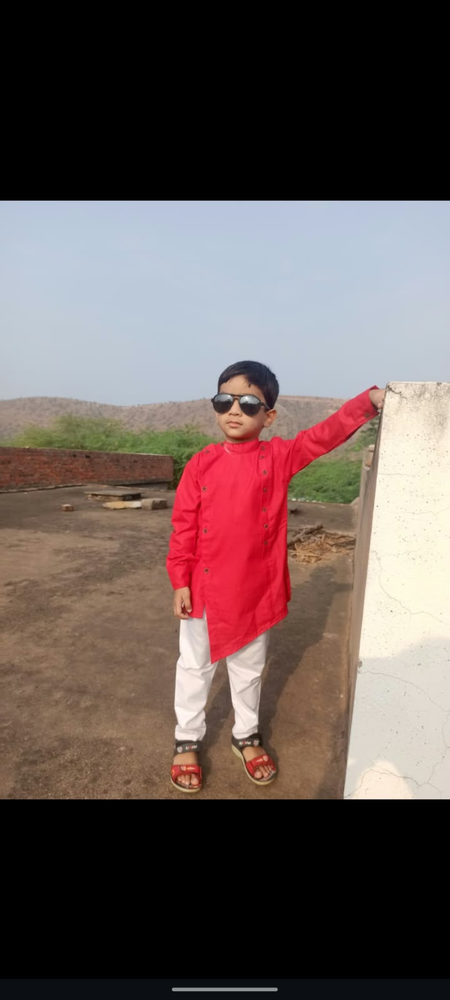
#> input picture bigger_image.png, 450 x 1000 px, shrunk from 1080 x 2400 before the run
$ python 'ex 3.py'
#> lines starting #> are read from the running program, lines starting #| are printed output that depends on the picture; after the words box and inside, x2 and y2 are one past the last pixel; in counts of white or black regions, pixels touching at a corner belong together
import cv2
from tkinter import Tk
from tkinter.filedialog import askopenfilename

Tk().withdraw()
path = askopenfilename()
#> the answer given: ../bigger_image.png
img = cv2.imread(path)
#> img is the input picture: shape (1000, 450, 3); mean B, G, R 86.2, 88.7, 103.6

if img is not None:
    gray = cv2.cvtColor(img, cv2.COLOR_BGR2GRAY)
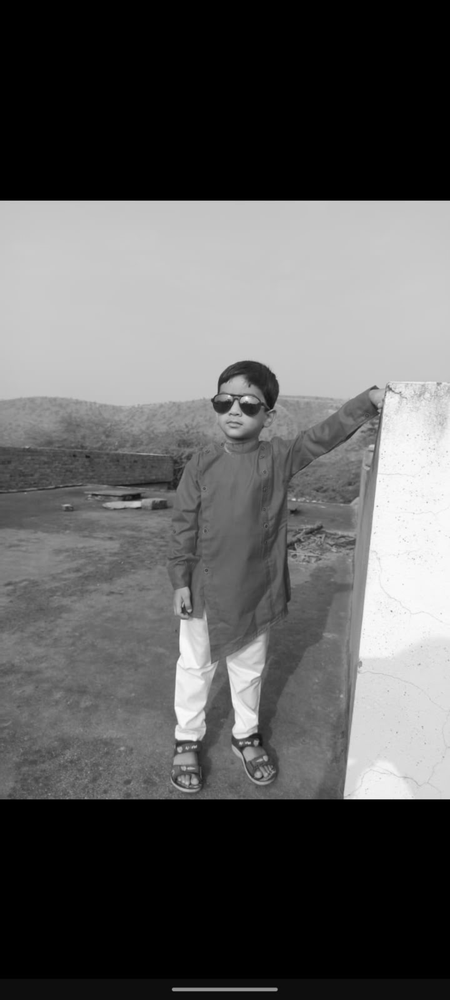
#> gray: shape (1000, 450); min 0, max 252, mean 92.8
    edges = cv2.Canny(gray, 100, 200)
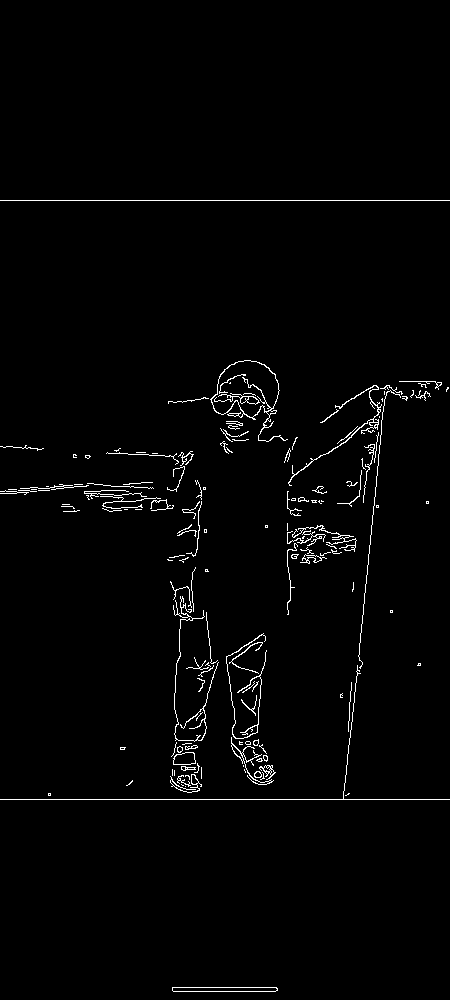
#> edges: shape (1000, 450); 1.7% white in thin lines or dots, all inside (x1, y1, x2, y2) = (0, 200, 450, 992)
    cv2.imshow("Original", img)
    cv2.imshow("Canny Edges", edges)
    cv2.waitKey(0)
    cv2.destroyAllWindows()
else:
    print("Image not found")

$ run again, on color_histogram.png
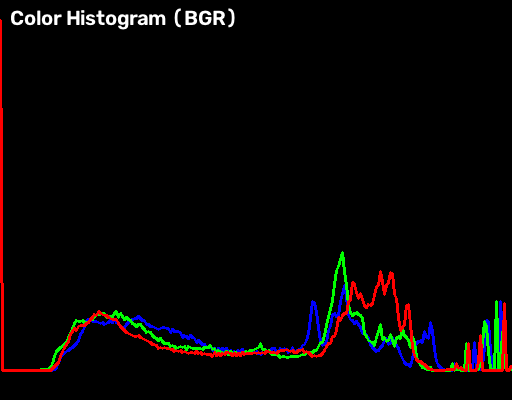
#> input picture color_histogram.png, 512 x 400 px
#> img is the input picture: shape (400, 512, 3); mean B, G, R 4.4, 4.9, 6.8
#> `gray = cv2.cvtColor(img, cv2.COLOR_BGR2GRAY)`:
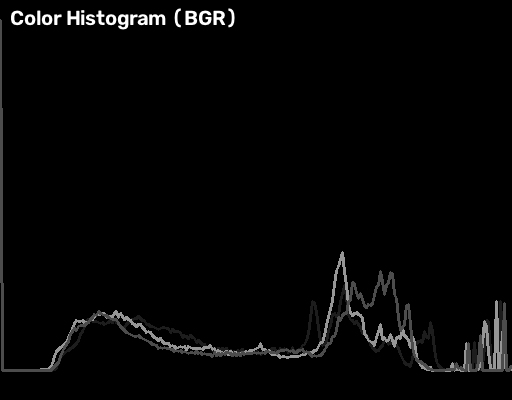
#> gray: shape (400, 512); min 0, max 255, mean 5.4
#> `edges = cv2.Canny(gray, 100, 200)`:
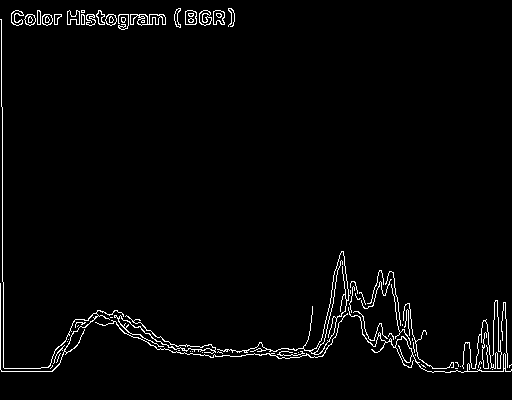
#> edges: shape (400, 512); 2.4% white in thin lines or dots

$ run again, on equalized_image.png
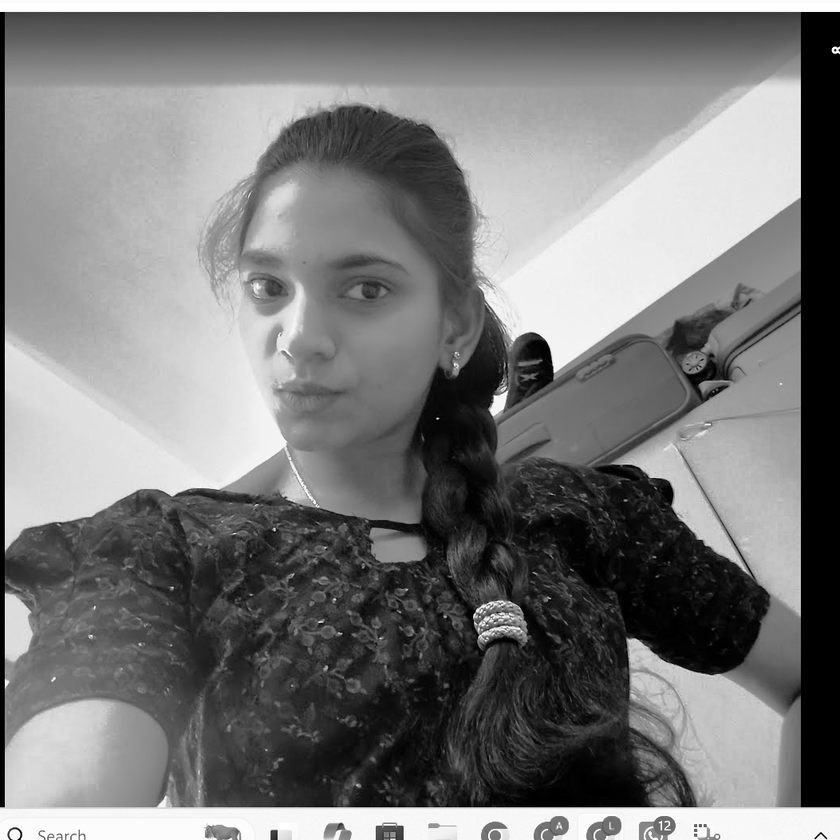
#> input picture equalized_image.png, 840 x 840 px, shrunk from 1053 x 1053 before the run
#> img is the input picture: shape (840, 840, 3); min 0, max 255, mean 122
#> `edges = cv2.Canny(gray, 100, 200)`:
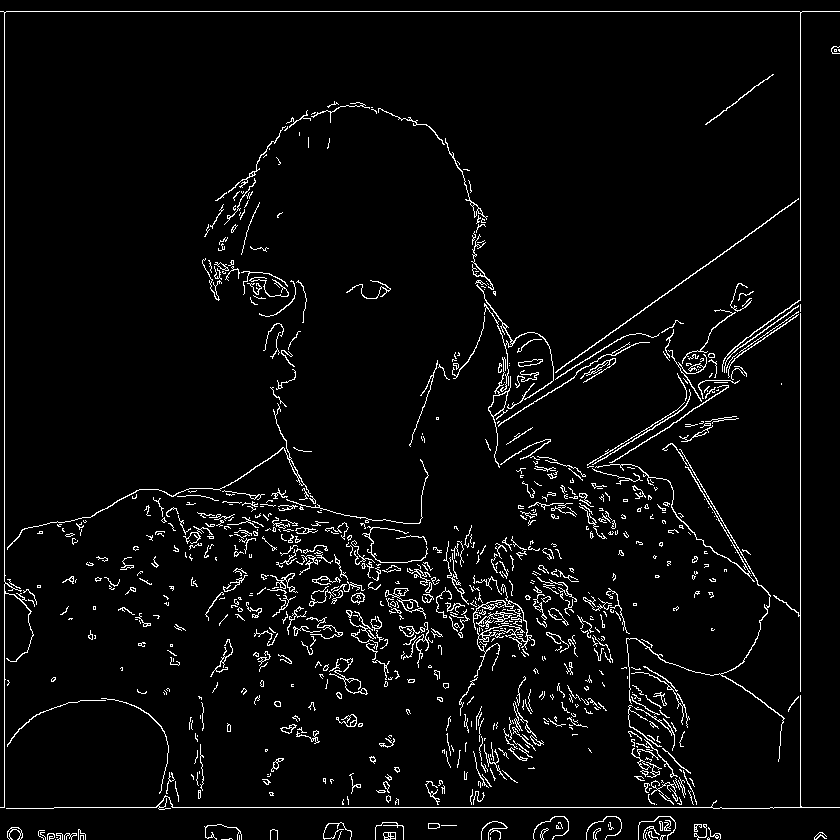
#> edges: shape (840, 840); 4.2% white in thin lines or dots
